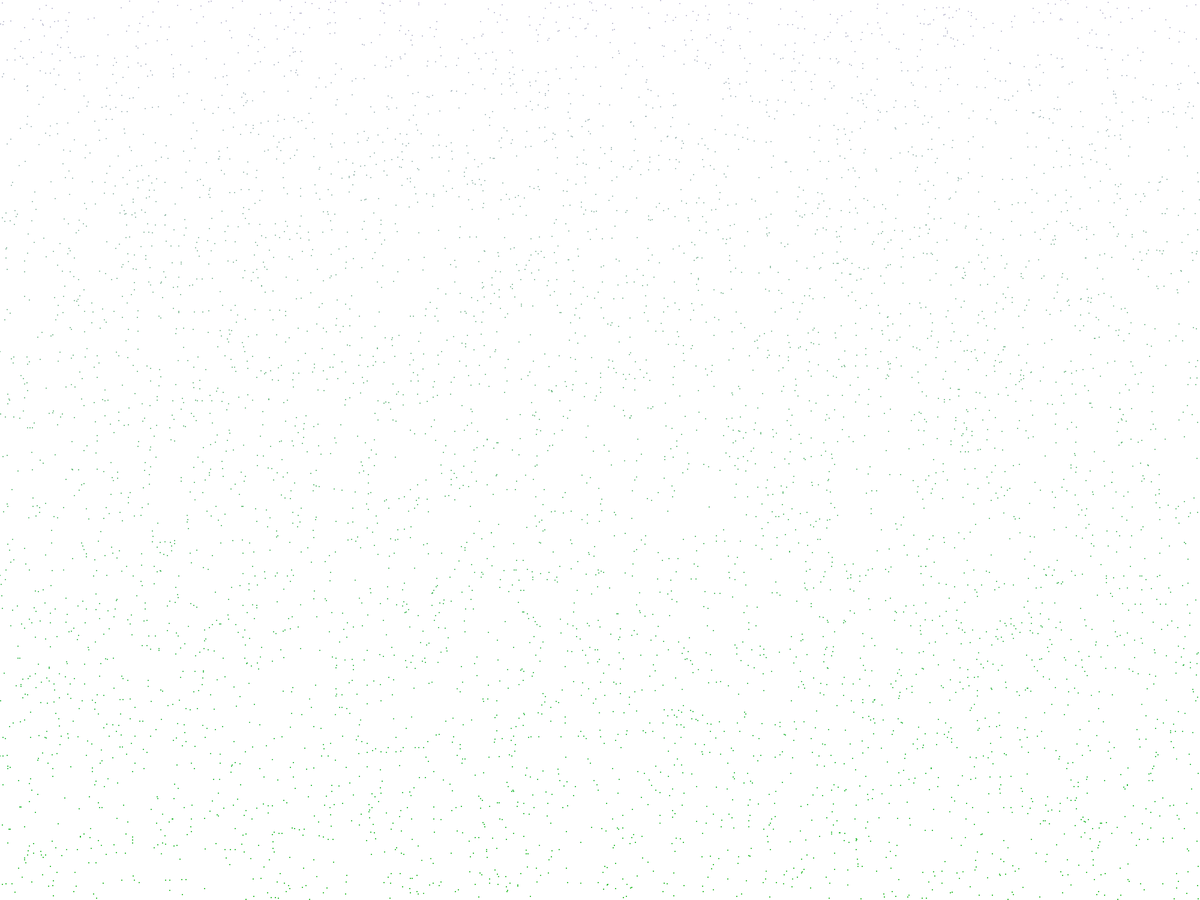
Frame 1 (no input)
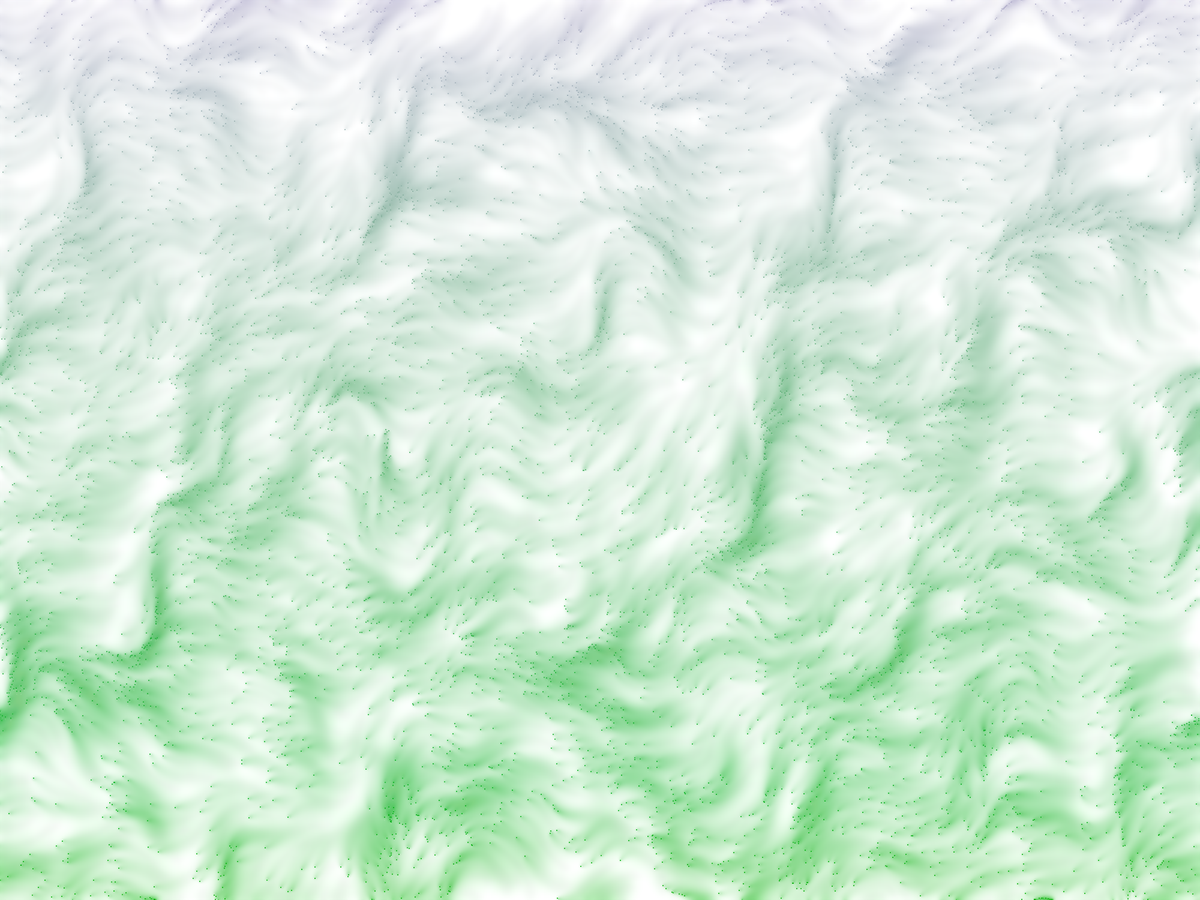
Frame 60 (no input)
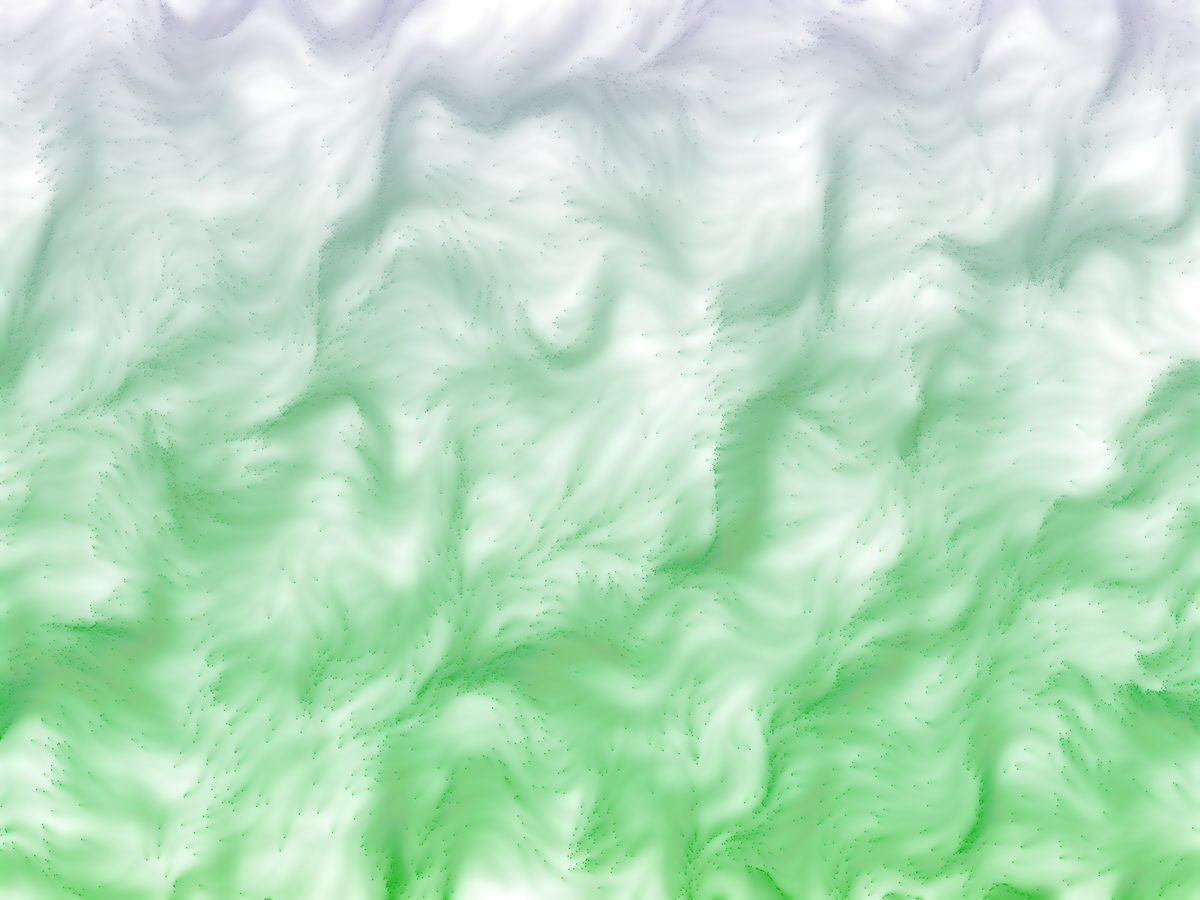
Frame 120 (the mouse pressed at the canvas centre since frame 60)

The p5.js sketch that drew these frames (run headless with seeded random() and noise() and a simulated clock; from frame 60 on, the mouse is pressed at the canvas centre):

// p5.js sketch
// ── sketch.js
// “seawave-blur” by loxi
// https://openprocessing.org/sketch/960311
// License CreativeCommons Attribution ShareAlike
// https://creativecommons.org/licenses/by-sa/3.0

//which is a branch of:

// “Surf's up blur” by Robert D'Arcy
// https://openprocessing.org/sketch/854271
// License CreativeCommons Attribution ShareAlike
// https://creativecommons.org/licenses/by-sa/3.0


let waveNum = 6000;
let imgProc;
let waves = [];

function setup() { 
  imgProc = createCanvas(2000, 1500);
  background(255); //white
  frameRate(30);
	
	setParticles()
}


function draw() {  

	push()
		drawingContext.filter='blur(2px)'
		image(imgProc, 0, 0)
	pop()
	
	noStroke()
	background(255, 0.75) //white
  for (let w of waves) {
		w.move();
	}
}

function setParticles() {
	background(255)
	waves = []
	for (let i = 0; i < waveNum; i++) {
		let newW = new Wave({
			pos: createVector(random(width), random(height)),
			increase: 0,
			theta: 0,
		})
		waves.push(newW)
	}
}

class Wave {
	constructor(args){		
		let def = {
  		pos: createVector(random(width), random(height)),
			increase: 0,
			theta: 0, 
			color: color(20, 255, 0),//green
	}
		
		Object.assign(def,args)
		Object.assign(this,def)
	}


  update() {
		let adj = map(this.pos.y, 0, height, 205, 0);
		this.color = color(int(adj)-25, 175, int(adj));
    this.increase +=  0.008;
    this.theta = noise(this.pos.x * 0.008, this.pos.y * 0.004, this.increase) * TWO_PI;
    this.pos.x += 2 * cos(this.theta);
    this.pos.y += 2 * sin(this.theta);
  }

  display() {
		let n = noise(0.01*width)
    if (this.pos.x > 0 && this.pos.x < width && this.pos.y > 0  && this.pos.y < height) {
				fill(this.color)
				ellipse(int(this.pos.x) ,int(this.pos.y), 2)
				fill(color(255,255,255,120))
				ellipse(int(this.pos.x +n) ,int(this.pos.y +random(5)), 1)
				// fill(color(255,255,255,100))
				// ellipse(int(this.pos.x +random(2) ) ,int(this.pos.y +n), 1)
    }
  }

  wrap() {
    if (this.pos.x < 0){this.pos.x = width;}
    if (this.pos.x > width ){ this.pos.x =  0;}
    if (this.pos.y < 0 ){ this.pos.y = height;}
    if (this.pos.y > height) {this.pos.y =  0;}
  }
	
	move(){
		this.update();
		this.wrap();
		this.display();
	}
	
}
